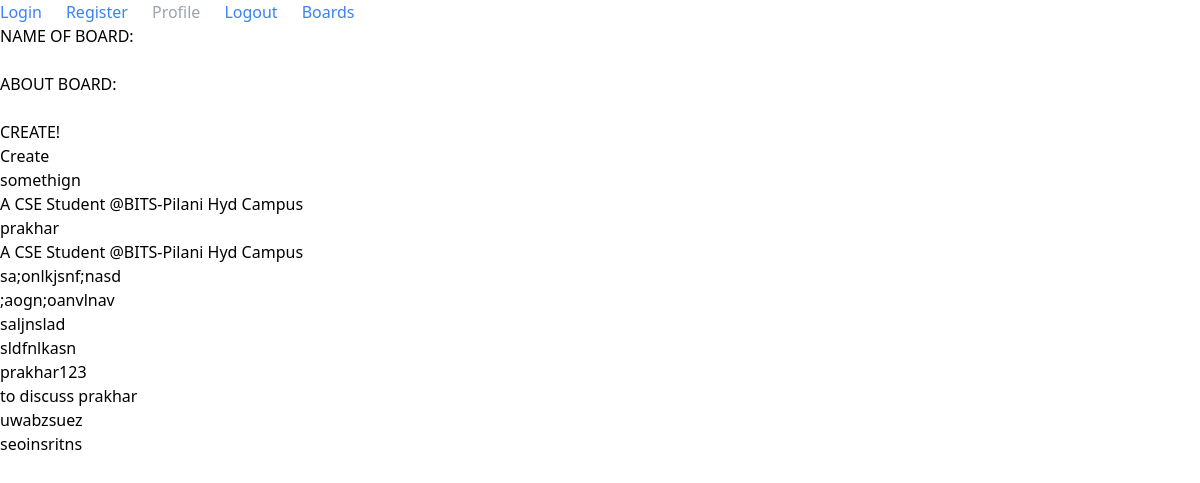
Page /board on the earlier database version.
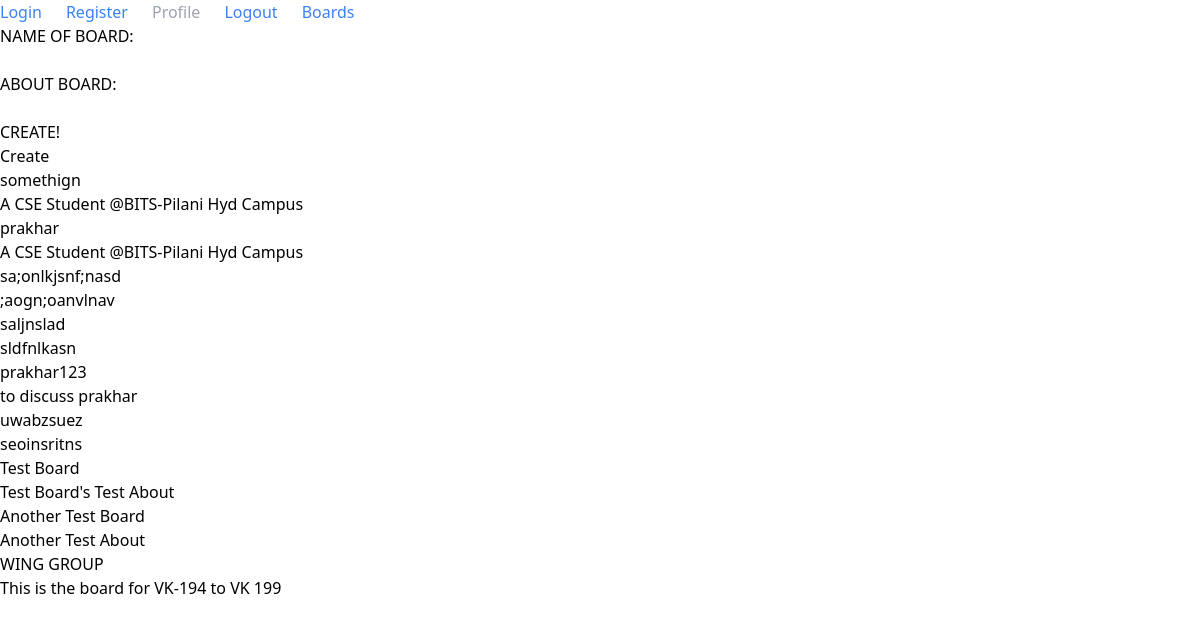
Same page on the later database version.
### ForumApp/models/board.py (models this page shows)
class Board(db.Model):
    id = db.Column(db.Integer, primary_key=True)
    name = db.Column(db.String(50), nullable = False)
    about = db.Column(db.String(1000), nullable = False)
    posts = db.relationship('Post', backref = 'board')
    date_created = db.Column(db.DateTime, default = datetime.datetime.utcnow())

### ForumApp/board/routes.py (the view)
@bp.route('/board')
def board():
    boards = Board.query.all()
    return render_template('board/board.html', boards = boards)

### ForumApp/templates/board/board.html (shortened to what this page needs)
{% extends "base.html" %}
{% block body %}
<form action="/board/create" method="POST">
    <h1>NAME OF BOARD:</h1>
    <input type="text" name="name" id="name">
    <h1>ABOUT BOARD:</h1>
    <input type="text" name="about" id="about">
    <p>CREATE!</p>
    <input type="submit" value="Create">
</form>
{% for board in boards %}
    <a href = 'board/{{board.id}}'><h2>{{board.name}}</h2></a>
    <p>{{board.about}}</p>
{% endfor %}
{% endblock %}

### ForumApp/templates/base.html (shortened to what this page needs)
<!doctype html>
<html lang="en">
      <link
      href="ForumApp/templates/static/dist/css/output.css"
      rel="stylesheet">
 <head>
  </head>
  <body>
    <ul class="flex">
          <li class="mr-6">
            <a class="text-blue-500 hover:text-blue-800" href="/login">Login</a>
          </li>
          <li class="mr-6">
            <a class="text-blue-500 hover:text-blue-800" href="/register">Register</a>
          </li>
          <li class="mr-6">
            <a class="text-gray-400 cursor-not-allowed" href="/profile">Profile</a>
          </li>
          <li class="mr-6">
            <a class="text-blue-500 hover:text-blue-800" href="/logout">Logout</a>
          </li>
          <li class="mr-6">
            <a class="text-blue-500 hover:text-blue-800" href="/board">Boards</a>
          </li>
    </ul>
    {% block body %}
    {% endblock %}
  </body>
</html>

Differences in the rows shown:
added Board: name "Test Board", about "Test Board's Test About"
added Board: name "Another Test Board", about "Another Test About"
added Board: name "WING GROUP", about "This is the board for VK-194 to VK 199"
